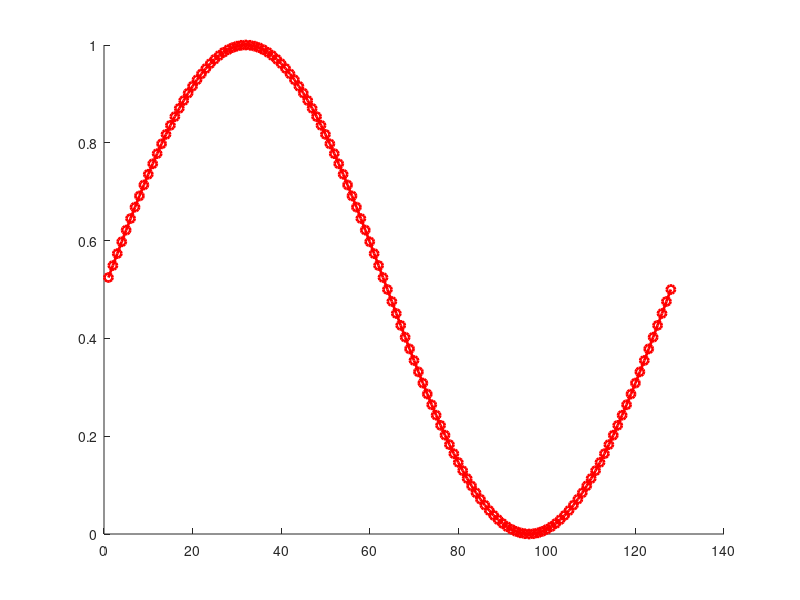

The MATLAB script that drew this image: (Note: this script raises an error after producing the figure.)
clear all;
clf;

N = 128;
D = 1;
delt = 1.0;
Tot_t = 2000;
intv_t = 500;
M=1;
p = 2;

c = zeros(N,1);
A = zeros((Tot_t/intv_t)+1, 1);

for j = 1:N
  c(j) = 0.5*(1+sin(2*pi*M*j/N));
endfor
avg_comp = mean(c);

A(1,1) = 1;
A(1,2) = avg_comp;

hold on;
plot(c, '-ro', 'linewidth', 2);

halfN = N/2;
delk = 2*pi/N;

for m = 1: Tot_t
  chat = fft(c);
  
  for i = 1:N
    if (i<halfN) k = (i-1)*delk;
    endif
    if (i>=halfN) k = (i-N)*delk;
    endif
    
    chat(i) = chat(i)/(1+D*k*k*delt);
  endfor
  c = real(ifft(chat));
  
  if (mod(m, intv_t)==0)
    avg_comp = mean(c);
    
    A(p,1) = m+1;
    A(p,2) = avg_comp;
    figure(1);
    if (p==2)
      plot(c, '-2o')
    endif
    
     if (p==3)
      plot(c, '-3o')
    endif
    
     if (p==4)
      plot(c, '-4o')
    endif
     if (p==5)
      plot(c, '-5o')
    endif
    p = p+1;
  endif
  
endfor

grid on;
ax = gca;

set(ax, 'fontsize', 20, 'linewidth', 1.5);
axis normal;
xlim([1 128]);
ylim([-0.2 1.2]);
xlabel 'x';
ylabel 'c(x)';
legend('Initial Profile', 'TIme: 500', 'TIme: 1000', 'TIme: 1500', 'TIme: 2000', 'location', 'northeast');
print -depsc fig1-tot.eps

hold off
figure(2);
plot(A(:,1), A(:,2), '-1o', 'linewidth', 1.5);
grid on;
ax = gca;
set(ax, 'fontsize', 20, 'linewidth', 1.5);
axis square;
xlim([1 2000]);
ylim([0.2 0.7]);
xlabel 'time';
ylabel 'average composition';
print -depsc fig1-comp.eps;

